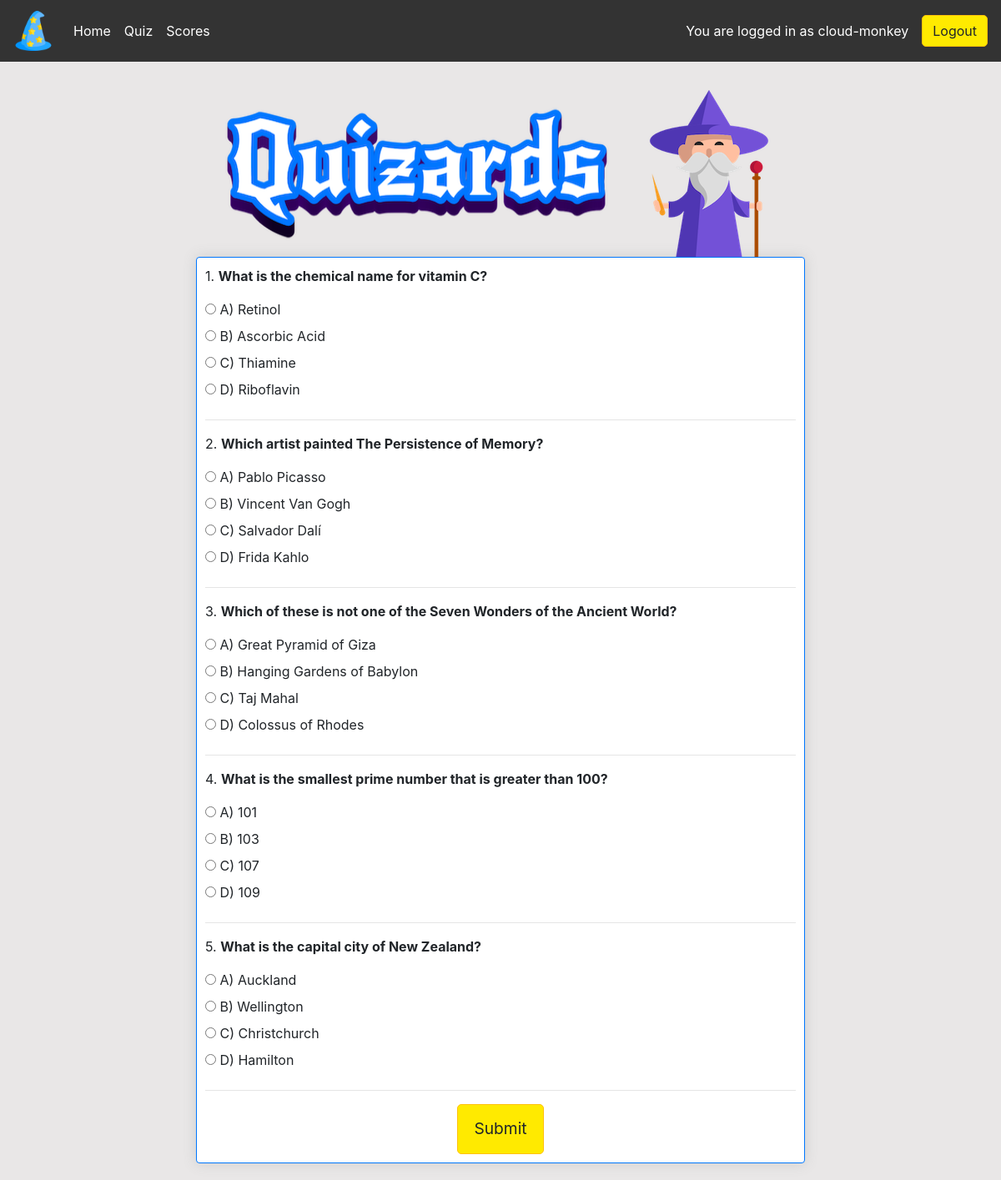
Screenshot of /quiz/ (signed in) with the database file from the repository.
### quiz/models.py (models this page shows, shortened)
class CustomUserModel(AbstractUser):
    birthdate = models.DateField(null=True, blank=True)

class Multiple_choice_trivia(models.Model):
    question = models.CharField(max_length=256, unique=True)
    option_a = models.CharField(max_length=100, unique=False)
    option_b = models.CharField(max_length=100, unique=False)
    option_c = models.CharField(max_length=100, unique=False)
    option_d = models.CharField(max_length=100, unique=False)
    answer = models.IntegerField(choices=OPTIONS, default=0)

### quiz/views.py (the view)
# urls.py: path('quiz/', QuizPage, name='quiz'),
def QuizPage(request):
    if request.method == 'POST':
        questions = Multiple_choice_trivia.objects.filter(question__in=request.POST.getlist('question_id'))
        score = 0
        for question in questions:
            selected_answer = request.POST.get(f'q-{question.question}')
            if selected_answer == 'A':
                selected_answer = 0
            if selected_answer == 'B':
                selected_answer = 1
            if selected_answer == 'C':
                selected_answer = 2
            if selected_answer == 'D':
                selected_answer = 3
            if selected_answer == question.answer:
                score += 1
            UserAnswer.objects.create(
                trivia_question=question,
                selected_answer=selected_answer,
                user=request.user
            )
        message = get_score_message(score)
        return JsonResponse({'score': score, 'message': message})
    else:
        questions = Multiple_choice_trivia.objects.all().order_by('?')[:5]
        return render(request, 'quiz.html', {'questions': questions})

### templates/quiz.html (shortened to what this page needs)
{% extends 'base.html' %}
{% load static %}
{% block content %}
<div class="row">
    <div class="col-lg-8 mx-auto">
        <div class="quiz-page-header">
            <img src="/static/images/quizards-text-logo.webp" alt="Quizards text logo">
            <div>
                <img src="/static/images/quizzard-img.webp" alt="Quizard character">
            </div>
        </div>
        <div class="box-element question-card mx-auto">
            {% if user.is_authenticated %}
            <form method="post" id="quiz-form">
                {% for question in questions %}
                <div class="question">
                    <p>{{ forloop.counter }}. <strong>{{ question.question }}</strong></p>
                    <input type="radio" name="q-{{ question.question }}" value="A" id="q{{ forloop.counter }}_a"
                        required>
                    <label for="q{{ forloop.counter }}_a">A) {{ question.option_a }}</label><br>
                    <input type="radio" name="q-{{ question.question }}" value="B" id="q{{ forloop.counter }}_b">
                    <label for="q{{ forloop.counter }}_b">B) {{ question.option_b }}</label><br>
                    <input type="radio" name="q-{{ question.question }}" value="C" id="q{{ forloop.counter }}_c">
                    <label for="q{{ forloop.counter }}_c">C) {{ question.option_c }}</label><br>
                    <input type="radio" name="q-{{ question.question }}" value="D" id="q{{ forloop.counter }}_d">
                    <label for="q{{ forloop.counter }}_d">D) {{ question.option_d }}</label>
                </div>
                <hr>
                {% endfor %}
                <div class="start-btn">
                    <button type="submit" class="btn btn-warning large-btn">Submit</button>
                </div>
            </form>
            {% else %}
            <p>You must be signed in to take the quiz.</p>
            <hr>
            <div class="login-message-button">
                <a href="{% url 'login' %}" class="btn btn-warning large-btn">Login/Signup</a>
            </div>
            {% endif %}
        </div>
    </div>
</div>
{% endblock %}

### templates/base.html (shortened to what this page needs)
{% url 'account_login' as login_url %}
{% url 'account_signup' as signup_url %}
{% url 'account_logout' as logout_url %}
<!DOCTYPE html>
{% load static %}
<html lang="en">
<head>
    <link rel="stylesheet" href="https://stackpath.bootstrapcdn.com/bootstrap/4.4.1/css/bootstrap.min.css"
>
    <link rel="stylesheet" type="text/css" href="{% static 'css/style.css' %}">
</head>
<body>
    <nav class="navbar navbar-expand-lg navbar-dark bg-dark">
        <a class="navbar-brand" href="/"><img class="logo-img"
                src="{% static 'images/favicon.ico' %}" alt="Quizards logo"></a>
        <div class="collapse navbar-collapse" id="navbarSupportedContent">
            <ul class="navbar-nav mr-auto">
                <li class="nav-item">
                    <a class="nav-link" href="{% url 'home' %}">Home</a>
                </li>
                <a class="nav-link" href="/quiz">Quiz</a>
                <a class="nav-link" href="/scores">Scores</a>
            </ul>
            <div class="form-inline my-2 my-lg-0">
                {% if user.is_authenticated %}
                <p class="text-end m-3 user-status">You are logged in as {{ user.username }}</p>
                <a href="{% url 'logout' %}" class="btn btn-warning">Logout</a>
                {% else %}
                <p class="text-end m-3 user-status">You are not logged in</p>
                <a href="{% url 'login' %}" class="btn btn-warning">Login/Signup</a>
                {% endif %}
            </div>
        </div>
    </nav>
    <div class="container">
        <br>
        {% block content %}
        {% endblock content %}
    </div>
</body>
</html>

### static/css/style.css (style rules this page uses)
body { background-color: hsl(0, 5%, 91%); }
.box-element { border: solid 1px rgb(0, 119, 255); box-shadow: hsl(0, 0%, 80%) 0 0 16px; background-color: #fff; border-radius: 4px; padding: 10px; }
.bg-dark { background-color: #333333 !important; }
.nav-link { color: #FFFFFF !important; }
.col-lg-4, .col-lg-6, .col-lg-8, .col-lg-12 { margin-top: 10px; }
.btn { border-radius: 5px; }
.btn-warning { background-color: #FFEA00 !important; }
.user-status { color: #ffffff !important; }
.question-card { margin-bottom: 20px; }
.quiz-page-header { display: flex; flex-wrap: wrap; justify-content: center; width: 100%; margin: auto; }
.start-btn { display: flex; justify-content: center; }
.large-btn { padding: 0.75em 1em; font-size: larger; }

### rows the page displays
CustomUserModel: username "cloud-monkey"
Multiple_choice_trivia: question "What is the chemical name for vitamin C?", option_a "Retinol", option_b "Ascorbic Acid", option_c "Thiamine", option_d "Riboflavin"
Multiple_choice_trivia: question "Which artist painted The Persistence of Memory?", option_a "Pablo Picasso", option_b "Vincent Van Gogh", option_c "Salvador Dalí", option_d "Frida Kahlo"
Multiple_choice_trivia: question "Which of these is not one of the Seven Wonders of the Ancient World?", option_a "Great Pyramid of Giza", option_b "Hanging Gardens of Babylon", option_c "Taj Mahal", option_d "Colossus of Rhodes"
Multiple_choice_trivia: question "What is the smallest prime number that is greater than 100?", option_a "101", option_b "103", option_c "107", option_d "109"
Multiple_choice_trivia: question "What is the capital city of New Zealand?", option_a "Auckland", option_b "Wellington", option_c "Christchurch", option_d "Hamilton"
